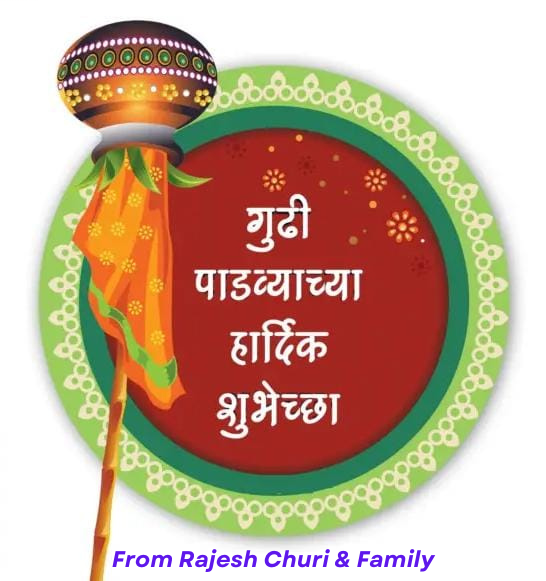
#> input picture f751c29c-99f9-40dc-b10d-4fcad5bcb47c.png, 546 x 581 px
$ python -i main2.py   (imports and definitions only)   (older library calls are emulated)
#> lines starting #> are read from the running program, lines starting #| are printed output that depends on the picture
# DataFlair- import modules
from tkinter import *
import tkinter.filedialog
from tkinter import messagebox
from PIL import ImageTk
from PIL import Image
from io import BytesIO
import os

from tkinter import *
from PIL import ImageTk, Image

class IMG_Stegno:
    # [28 lines left out: function main, not called in this run]

    # Other methods remain the same...


    # DataFlair- back function to loop back to main screen
    def back(self, frame):
        frame.destroy()
        self.main(root)

    # DataFlair- frame for encode page
    # [190 lines left out: functions encode_frame1, decode_frame1, encode_frame2, decode_frame2, decode, generate_Data and 3 more, not called in this run]

    def frame_3(self, frame):
        frame.destroy()
        self.main(root)


# GUI loop
# [1 line not run here, left out]
o = IMG_Stegno()
# [2 lines not run here, left out]

>>> import cv2
>>> picture = cv2.imread('f751c29c-99f9-40dc-b10d-4fcad5bcb47c.png', cv2.IMREAD_GRAYSCALE)
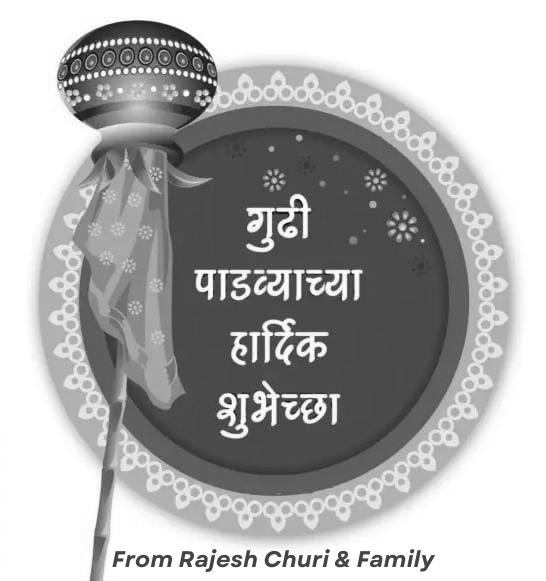
#> picture: shape (581, 546); min 4, max 255, mean 174.7
#> (the run stopped early here; a loop or call above may not have finished)
